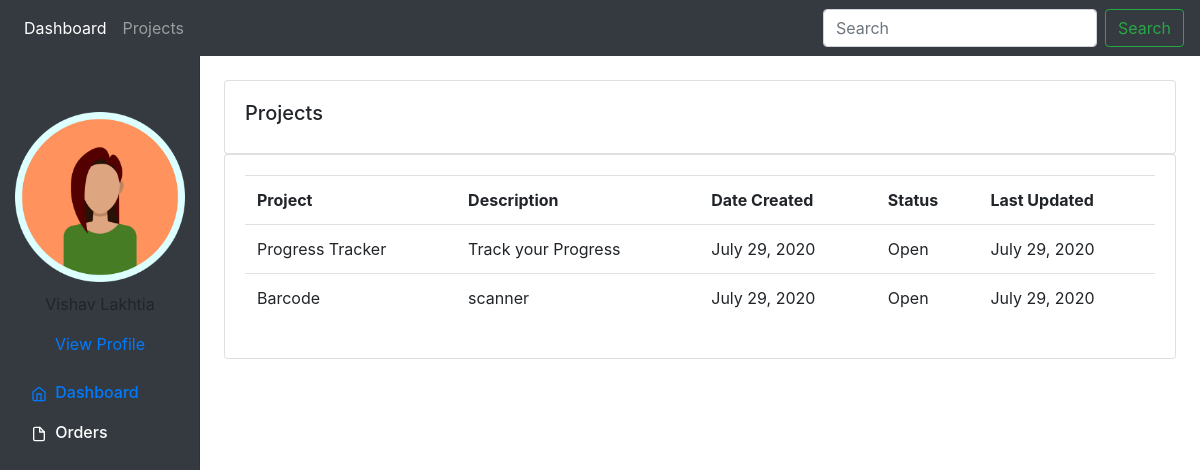
The app's page /projects/, older data.
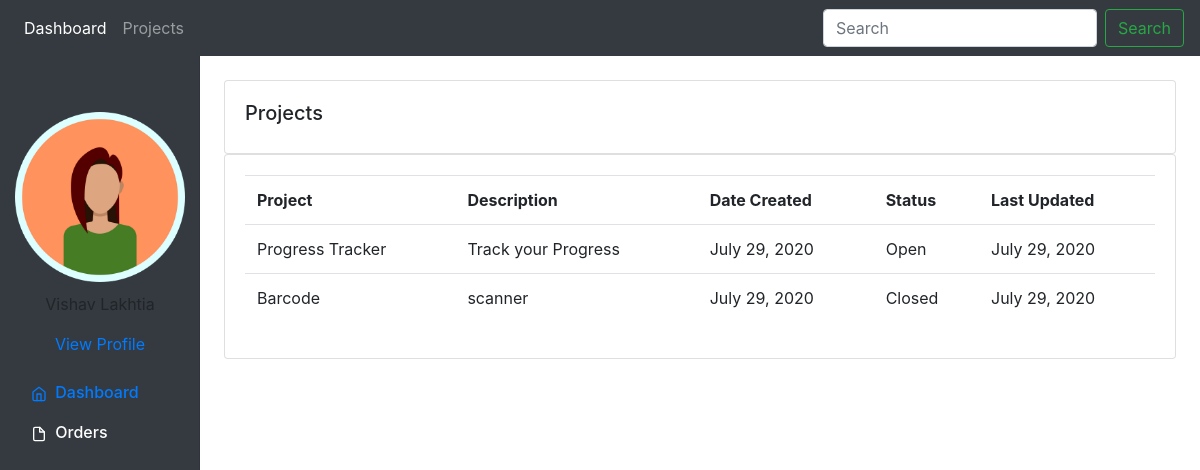
The same page, newer data.
### System/models.py (models this page shows, shortened)
class Project(models.Model):
    PROJECT_STATUS = (
        ("Open", "Open"),
        ("Closed", "Closed")
    )
    name = models.CharField(max_length=50)
    description = models.TextField(max_length=1000)
    date_created = models.DateField(auto_now=True)
    last_updated = models.DateField(auto_now=True)
    status = models.CharField(max_length=200, choices=PROJECT_STATUS, default="Open", null=True)
    created_by = models.ForeignKey("customer", on_delete=models.CASCADE,default=1)

### System/views.py (the view)
# urls.py: path('projects/', views.projects_view, name="projects"),
def projects_view(request):
    projects = Project.objects.all()
    return render(request, "project.html", {
        "projects": projects
    })

### System/templates/project.html
{% extends "base.html" %}
{% block content %}
		<br>
		<div class="row">
			<div class="col-md">
				<div class="card card-body">
					<h5>Projects</h5>
				</div>
				<div class="card card-body">
					<table class="table">
						<tr>
							<th>Project</th>
							<th>Description</th>
							<th>Date Created</th>
                            <th>Status</th>
                            <th>Last Updated</th>
						</tr>
						{% for project in projects %}
							<tr>
								<td>{{project.name}}</td>
								<td>{{project.description}}</td>
								<td>{{project.date_created}}</td>
								<td>{{project.status}}</td>
								<td>{{project.last_updated}}</td>
							</tr>
						{% endfor %}
					</table>
				</div>
			</div>
		</div>
{% endblock content %}

Row changes from the older to the newer data that the page shows:
changed Project "Barcode": status "Open" → "Closed"
